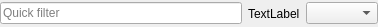
<?xml version="1.0" encoding="UTF-8"?>
<ui version="4.0">
 <class>ComboQuickFilterView</class>
 <widget class="QWidget" name="ComboQuickFilterView">
  <property name="geometry">
   <rect>
    <x>0</x>
    <y>0</y>
    <width>378</width>
    <height>27</height>
   </rect>
  </property>
  <property name="windowTitle">
   <string>Form</string>
  </property>
  <layout class="QHBoxLayout" name="horizontalLayout">
   <property name="leftMargin">
    <number>0</number>
   </property>
   <property name="topMargin">
    <number>0</number>
   </property>
   <property name="rightMargin">
    <number>0</number>
   </property>
   <property name="bottomMargin">
    <number>0</number>
   </property>
   <item>
    <widget class="QLineEdit" name="lineEdit">
     <property name="placeholderText">
      <string>Quick filter</string>
     </property>
    </widget>
   </item>
   <item>
    <widget class="QLabel" name="label">
     <property name="text">
      <string>TextLabel</string>
     </property>
    </widget>
   </item>
   <item>
    <widget class="QComboBox" name="comboBox"/>
   </item>
  </layout>
 </widget>
 <resources/>
 <connections/>
</ui>
